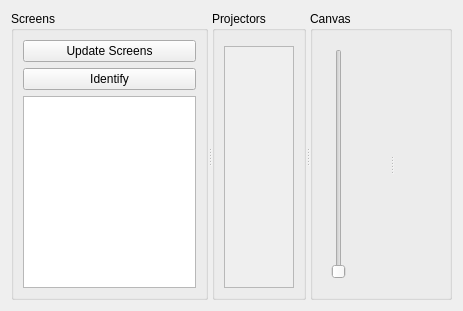
            <widget class="QWidget" name="canvasProjectorsTab">
             <property name="enabled">
              <bool>true</bool>
             </property>
             <attribute name="title">
              <string>Canvas/Projectors</string>
             </attribute>
             <layout class="QHBoxLayout" name="horizontalLayout">
              <item>
               <widget class="QSplitter" name="splitter_4">
                <property name="orientation">
                 <enum>Qt::Horizontal</enum>
                </property>
                <widget class="QGroupBox" name="boxScreens">
                 <property name="sizePolicy">
                  <sizepolicy hsizetype="Expanding" vsizetype="Preferred">
                   <horstretch>1</horstretch>
                   <verstretch>0</verstretch>
                  </sizepolicy>
                 </property>
                 <property name="maximumSize">
                  <size>
                   <width>300</width>
                   <height>16777215</height>
                  </size>
                 </property>
                 <property name="title">
                  <string>Screens</string>
                 </property>
                 <layout class="QVBoxLayout" name="verticalLayout_11">
                  <item>
                   <widget class="QPushButton" name="btnUpdateScreens">
                    <property name="text">
                     <string>Update Screens</string>
                    </property>
                   </widget>
                  </item>
                  <item>
                   <widget class="QPushButton" name="btnIdentify">
                    <property name="text">
                     <string>Identify</string>
                    </property>
                    <property name="checkable">
                     <bool>true</bool>
                    </property>
                   </widget>
                  </item>
                  <item>
                   <widget class="omni::ui::ScreenList" name="listScreens"/>
                  </item>
                 </layout>
                </widget>
                <widget class="QGroupBox" name="boxProjectorsAddRemove">
                 <property name="sizePolicy">
                  <sizepolicy hsizetype="Expanding" vsizetype="Preferred">
                   <horstretch>1</horstretch>
                   <verstretch>0</verstretch>
                  </sizepolicy>
                 </property>
                 <property name="maximumSize">
                  <size>
                   <width>300</width>
                   <height>16777215</height>
                  </size>
                 </property>
                 <property name="title">
                  <string>Projectors</string>
                 </property>
                 <layout class="QVBoxLayout" name="verticalLayout_7">
                  <item>
                   <widget class="QFrame" name="frameProjAddRemove">
                    <layout class="QHBoxLayout" name="horizontalLayout_8">
                     <property name="leftMargin">
                      <number>0</number>
                     </property>
                     <property name="topMargin">
                      <number>0</number>
                     </property>
                     <property name="rightMargin">
                      <number>0</number>
                     </property>
                     <property name="bottomMargin">
                      <number>0</number>
                     </property>
                    </layout>
                   </widget>
                  </item>
                  <item>
                   <widget class="QScrollArea" name="projectorSetupList">
                    <property name="widgetResizable">
                     <bool>true</bool>
                    </property>
                    <widget class="QWidget" name="scrollAreaWidgetContents">
                     <property name="geometry">
                      <rect>
                       <x>0</x>
                       <y>0</y>
                       <width>90</width>
                       <height>580</height>
                      </rect>
                     </property>
                     <property name="sizePolicy">
                      <sizepolicy hsizetype="Expanding" vsizetype="Minimum">
                       <horstretch>0</horstretch>
                       <verstretch>0</verstretch>
                      </sizepolicy>
                     </property>
                    </widget>
                   </widget>
                  </item>
                 </layout>
                </widget>
                <widget class="QGroupBox" name="boxCanvasSelection">
                 <property name="sizePolicy">
                  <sizepolicy hsizetype="Expanding" vsizetype="Preferred">
                   <horstretch>3</horstretch>
                   <verstretch>0</verstretch>
                  </sizepolicy>
                 </property>
                 <property name="title">
                  <string>Canvas</string>
                 </property>
                 <layout class="QVBoxLayout" name="verticalLayout_4">
                  <item>
                   <widget class="QFrame" name="cbCanvasSettingsPreview">
                    <property name="sizePolicy">
                     <sizepolicy hsizetype="Preferred" vsizetype="Expanding">
                      <horstretch>0</horstretch>
                      <verstretch>0</verstretch>
                     </sizepolicy>
                    </property>
                    <layout class="QHBoxLayout" name="horizontalLayout_2">
                     <item>
                      <widget class="QSlider" name="canvasZoom">
                       <property name="orientation">
                        <enum>Qt::Vertical</enum>
                       </property>
                      </widget>
                     </item>
                     <item>
                      <widget class="QSplitter" name="splitter">
                       <property name="orientation">
                        <enum>Qt::Horizontal</enum>
                       </property>
                       <widget class="omni::ui::CanvasGL" name="canvasPreviewGL" native="true"/>
                       <widget class="QFrame" name="frameCanvasSettings">
                        <property name="frameShape">
                         <enum>QFrame::NoFrame</enum>
                        </property>
                        <property name="frameShadow">
                         <enum>QFrame::Raised</enum>
                        </property>
                       </widget>
                      </widget>
                     </item>
                    </layout>
                   </widget>
                  </item>
                 </layout>
                </widget>
               </widget>
              </item>
             </layout>
            </widget>
